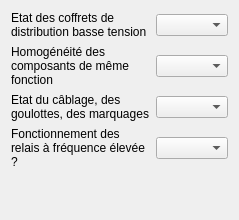
         <widget class="QWidget" name="posteBT">
          <layout class="QGridLayout" name="gridLayout_20">
           <item row="0" column="0">
            <widget class="QLabel" name="label_108">
             <property name="text">
              <string>Etat des coffrets de distribution basse tension </string>
             </property>
             <property name="wordWrap">
              <bool>true</bool>
             </property>
            </widget>
           </item>
           <item row="1" column="0">
            <widget class="QLabel" name="label_110">
             <property name="text">
              <string>Homogénéité des composants de même fonction </string>
             </property>
             <property name="wordWrap">
              <bool>true</bool>
             </property>
            </widget>
           </item>
           <item row="2" column="0">
            <widget class="QLabel" name="label_109">
             <property name="text">
              <string>Etat du câblage, des goulottes, des marquages </string>
             </property>
             <property name="wordWrap">
              <bool>true</bool>
             </property>
            </widget>
           </item>
           <item row="3" column="0">
            <widget class="QLabel" name="label_111">
             <property name="text">
              <string>Fonctionnement des relais à fréquence élevée ?</string>
             </property>
             <property name="wordWrap">
              <bool>true</bool>
             </property>
            </widget>
           </item>
           <item row="0" column="1">
            <widget class="QComboBox" name="comboBox_btgenetat"/>
           </item>
           <item row="1" column="1">
            <widget class="QComboBox" name="comboBox_btgenhomogen"/>
           </item>
           <item row="2" column="1">
            <widget class="QComboBox" name="comboBox_btgenetatcablage"/>
           </item>
           <item row="3" column="1">
            <widget class="QComboBox" name="comboBox_btgenfoncfreqelev"/>
           </item>
           <item row="4" column="0">
            <spacer name="verticalSpacer_17">
             <property name="orientation">
              <enum>Qt::Vertical</enum>
             </property>
             <property name="sizeHint" stdset="0">
              <size>
               <width>20</width>
               <height>40</height>
              </size>
             </property>
            </spacer>
           </item>
          </layout>
         </widget>
